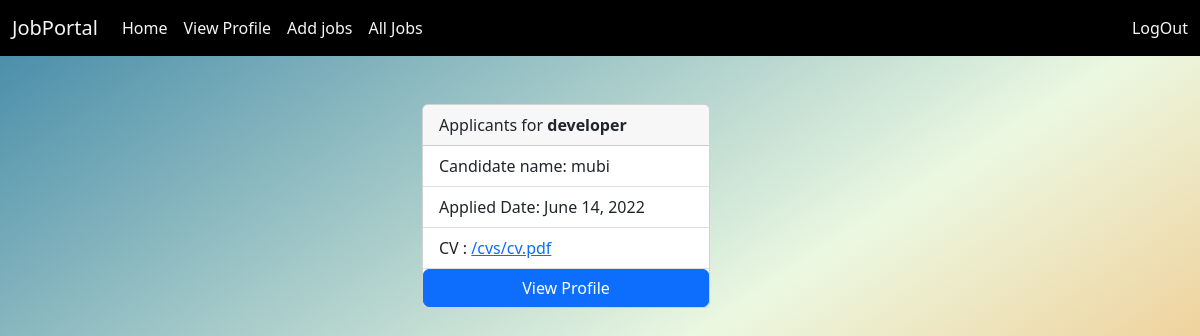
The app's page /employer/job/application/3 (signed in) with its own data.
### employerapp/models.py (models this page shows, shortened)
class Applications(models.Model):
    applicant = models.ForeignKey(User, on_delete=models.CASCADE, related_name='applicants')
    job = models.ForeignKey(Jobs, on_delete=models.CASCADE, related_name='jobtype')
    options = (
        ('applied', 'applied'),
        ('rejected', 'rejected'),
        ('pending', 'pending'),
        ('cancelled', 'cancelled'),
        ('accepted', 'accepted')
    )
    status = models.CharField(max_length=50, choices=options, default='applied')
    date = models.DateField(auto_now_add=True)
    class Meta:
        unique_together = (
            'applicant', 'job'
        )

class Jobs(models.Model):
    posted_by = models.ForeignKey(User, on_delete=models.CASCADE, related_name='company')
    job_title = models.CharField(max_length=120)
    job_description = models.TextField()
    posted_date = models.DateTimeField(auto_now_add=True)
    salary = models.PositiveIntegerField()
    qualification=models.CharField(max_length=120,null=True)
    experience = models.PositiveIntegerField(default=0)

### userregistrationapp/models.py (models this page shows, shortened)
class User(AbstractUser):
    phone = models.CharField(max_length=12)
    options = (
        ('employer', 'employer'),
        ('candidate', 'candidate')
    )
    role = models.CharField(max_length=12, choices=options, default='candidate')

### candidateapp/models.py (models this page shows)
class CandidateProfile(models.Model):
    user = models.OneToOneField(User, on_delete=models.CASCADE, related_name='candidates')
    pro_pic = models.ImageField(upload_to='profiles')
    qualification = models.CharField(max_length=120)
    age = models.PositiveIntegerField(default=17)
    skills = models.CharField(max_length=120, null=True)
    cv = models.FileField(upload_to='cvs', null=True)

### employerapp/views.py (the view)
# urls.py: path('job/application/<int:id>', views.ViewApplicationView.as_view(), name='empviewapplcn'),
@method_decorator(signin_required,name="dispatch")
class ViewApplicationView(ListView):
    model = Applications
    template_name = 'emp_applications.html'
    context_object_name = 'application'
    def get_queryset(self):
        return Applications.objects.filter(job=self.kwargs.get('id'),status='applied')

### employerapp/templates/emp_applications.html
{%extends 'base1.html'%}
{%block body_block%}
{%load static%}
<link rel="stylesheet" href="{%static 'css/style.css'%}">
    <div class="row">
        <div class="col-4"></div>
        <div class="col-4 mt-5">
           {%if application%}
            {%for app in application%}
                <div class="card" style="width: 18rem;">
                    <div class="card-header">Applicants for <b>{{app.job.job_title}}</b></div>
                    <ul class="list-group list-group-flush">
                        <li class="list-group-item">Candidate name: {{app.applicant}}</li>
                        <li class="list-group-item">Applied Date: {{app.date}}</li>
                        <li class="list-group-item">CV : <a href="{{app.applicant.candidates.cv.url}}"> {{app.applicant.candidates.cv.url}}</a></li>
                        <a href="{%url 'candi_profile' app.id%}" class="btn btn-primary">View Profile</a>
                    </ul>
                </div>
            {%endfor%}
           {%else%}
                <h3 class="mt-5"> No New Applications</h3>
           {%endif%}
        </div>
        <div class="col-4"></div>
    </div>
{%endblock%}

### candidateapp/static/css/style.css (style rules this page uses)
body { background-image: linear-gradient(147deg, #3f87a6, #ebf8e1, #f69d3c); height: 100vh; }

### records on screen
Applications: job.job_title "developer", applicant "mubi", date "June 14, 2022", applicant.candidates.cv "/cvs/cv.pdf"
